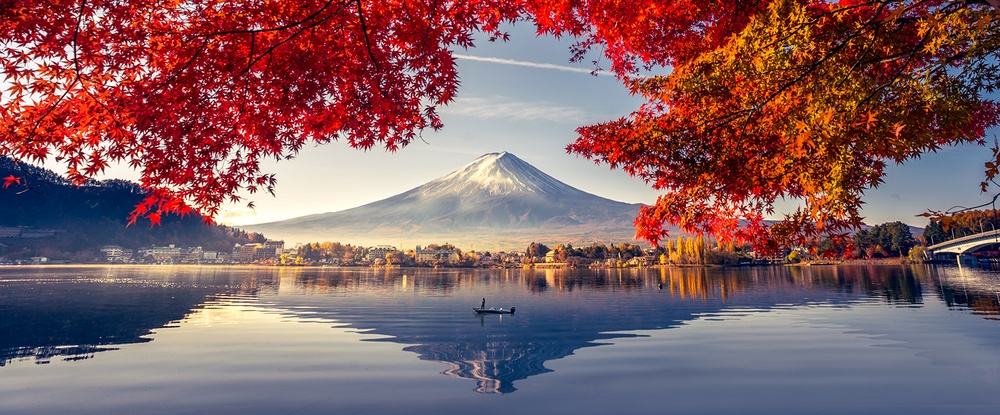
//> input picture photo.jpg, 1000 x 415 px, shrunk from 1601 x 664 before the run
$ ./openMp   (built with g++ and OpenCV 4)
//> lines starting //> are read from the running program, lines starting //| are printed output that depends on the picture
#include <iostream>
#include <opencv2/opencv.hpp>

#include "opencv2/highgui.hpp"
#include "opencv2/imgproc.hpp"
#include "opencv2/imgcodecs.hpp"
#include <stdio.h>
#include <omp.h>
using namespace std;
using namespace cv;

#define THREADS_NO 12
#define N 5
const double filters[][N][N] = {{{1.0 / (N * N), 1.0 / (N * N), 1.0 / (N * N), 1.0 / (N * N), 1.0 / (N * N)},
								 {1.0 / (N * N), 1.0 / (N * N), 1.0 / (N * N), 1.0 / (N * N), 1.0 / (N * N)},
								 {1.0 / (N * N), 1.0 / (N * N), 1.0 / (N * N), 1.0 / (N * N), 1.0 / (N * N)},
								 {1.0 / (N * N), 1.0 / (N * N), 1.0 / (N * N), 1.0 / (N * N), 1.0 / (N * N)},
								 {1.0 / (N * N), 1.0 / (N * N), 1.0 / (N * N), 1.0 / (N * N), 1.0 / (N * N)}},

			 {{0, 0, -1, 0, 0},
			  {0, 0, -1, 0, 0},
			  {-1, -1, 9, -1, -1},
			  {0, 0, -1, 0, 0},
			  {0, 0, -1, 0, 0}},

			 {{0, 0, -1, 0, 0},
			  {0, 0, -1, 0, 0},
			  {0, 0, 4, 0, 0},
			  {0, 0, -1, 0, 0},
			  {0, 0, -1, 0, 0}},

			 {{0, 0, 0, 0, 0},
			  {0, 0, 0, 0, 0},
			  {-1, -1, 4, -1, -1},
			  {0, 0, 0, 0, 0},
			  {0, 0, 0, 0, 0}}};
			  Mat convolute(const Mat src, const double kernel[][N]);
int main()
{
	Mat src = imread("photo.jpg", IMREAD_COLOR);
//> src is the input picture: 415 rows x 1000 cols, CV_8UC3; mean B, G, R 99.3, 95.4, 131.4

	Mat blurImg = src.clone();
	Mat sharpImg = src.clone();
	Mat verticalEdgeImg = src.clone();
	Mat horizontalEdgeImg = src.clone();

	Mat different_Channels[3];		// declaring a matrix with three channels//
	split(src, different_Channels); // splitting images into 3 different channels//
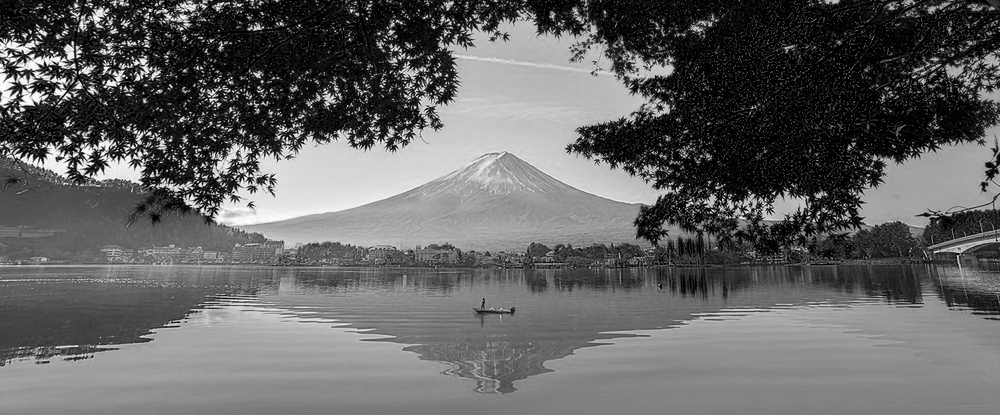
//> different_Channels[0]: 415 rows x 1000 cols, CV_8UC1; min 0, max 255, mean 99.3
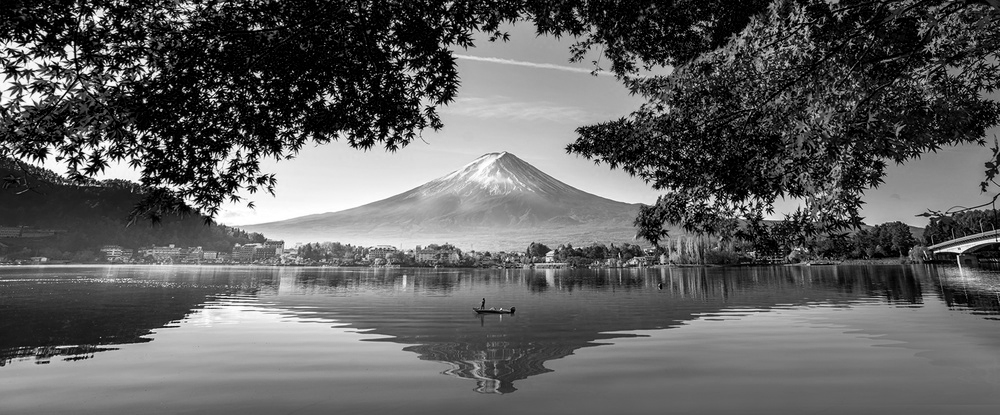
//> different_Channels[1]: 415 rows x 1000 cols, CV_8UC1; min 0, max 255, mean 95.4
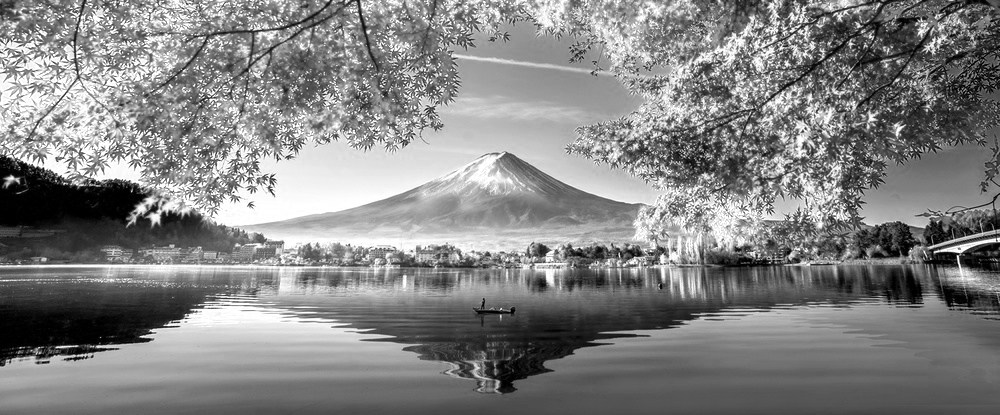
//> different_Channels[2]: 415 rows x 1000 cols, CV_8UC1; min 0, max 255, mean 131.4
	Mat b = different_Channels[0];	// loading blue channels//
	Mat g = different_Channels[1];	// loading green channels//
	Mat r = different_Channels[2];

	Mat arr[12];
	//-----------------------------Clock start------------------------------------------------------------
	clock_t start, end;
	start = clock();
	omp_set_num_threads(THREADS_NO);
	Mat dst[THREADS_NO / 3];
#pragma omp parallel
	//-------------parallel --------------------------
	{
		int ID = omp_get_thread_num();
		arr[ID] = convolute(different_Channels[ID % 3], filters[(ID / 3)]);
	}
	//-------------parallel --------------------------
	for (size_t i = 0; i < THREADS_NO; i += 3)
	{
		vector<Mat> channels;
		channels.push_back(arr[i]);
		channels.push_back(arr[i+1]);
		channels.push_back(arr[i+2]);
		dst[i / 3] = src.clone();
		merge(channels, dst[i / 3]);
	}
	for (size_t i = 0; i < THREADS_NO/3; i++)
	{
		imshow("d",dst[i]);
			waitKey(0);
	}


	end = clock();
	//-----------------------------End of clock------------------------------------------------------------

	double time_taken = (double)(end - start) / (double)(CLOCKS_PER_SEC);
	cout << "Time taken:" << time_taken << endl;
	return 0;
}
Mat convolute(const Mat src, const double kernel[][N])
{
	// Adding padding to the image
	int borderType = BORDER_REPLICATE;
	int top, bottom, left, right;
	top = floor(N / 2);
	bottom = floor(N / 2);
	left = floor(N / 2);
	right = floor(N / 2);
	RNG rng(12345);
	Mat padded_img;
	Scalar value(rng.uniform(0, 255), rng.uniform(0, 255), rng.uniform(0, 255));
	copyMakeBorder(src, padded_img, top, bottom, left, right, borderType, value);
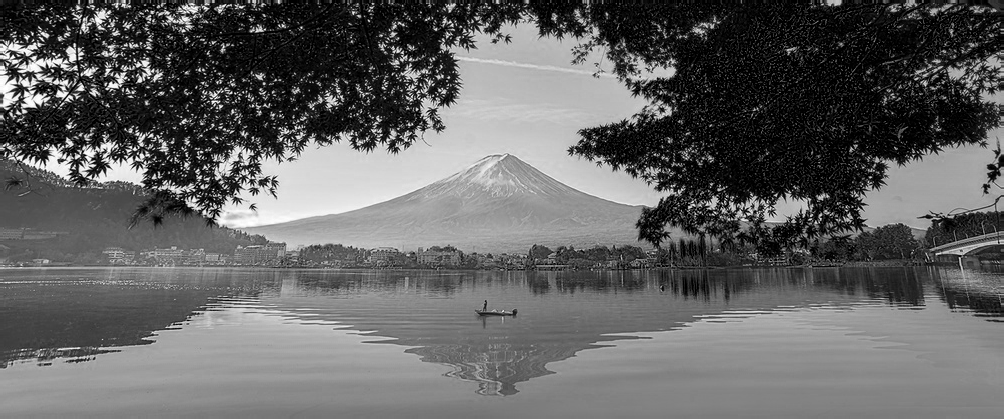
//> padded_img: 419 rows x 1004 cols, CV_8UC1; min 0, max 255, mean 99.1

	Mat dst = padded_img.clone();

	// make convolution using the kernel
	for (int i = N / 2; i < (padded_img).rows - N / 2; i++)
	{
		for (int j = N / 2; j < (padded_img).cols - N / 2; j++)
		{
			int sum = 0;
			for (int k = 0; k < N; k++)
			{
				for (int l = 0; l < N; l++)
				{

					sum += (kernel[k][l] * padded_img.at<uchar>(i - N / 2 + k, j - N / 2 + l));
				}
			}
			if (sum < 0)
				sum = 0;
			else if (sum > 255)
				sum = 255;

			dst.at<uchar>(i, j) = round(sum);
		}
	}
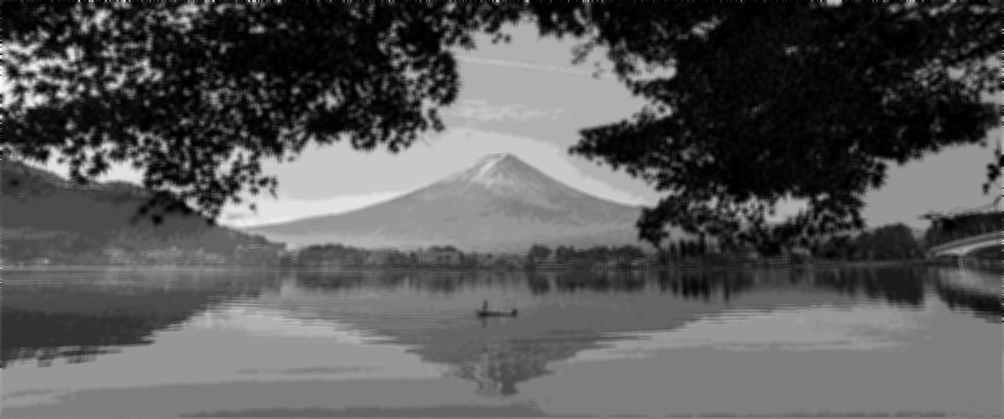
//> dst: 419 rows x 1004 cols, CV_8UC1; min 0, max 255, mean 88.4

	Mat croped = dst(Range(N / 2, dst.size().height - N / 2), Range(N / 2, dst.size().width - N / 2));
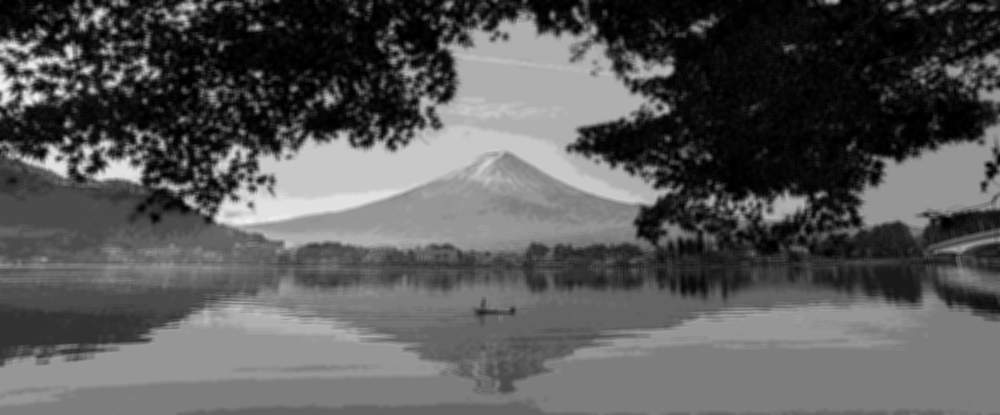
//> croped: 415 rows x 1000 cols, CV_8UC1; min 0, max 244, mean 88.5
//> (the run ends here: the program stops with an error, at `merge(channels, dst[i / 3]);`)
